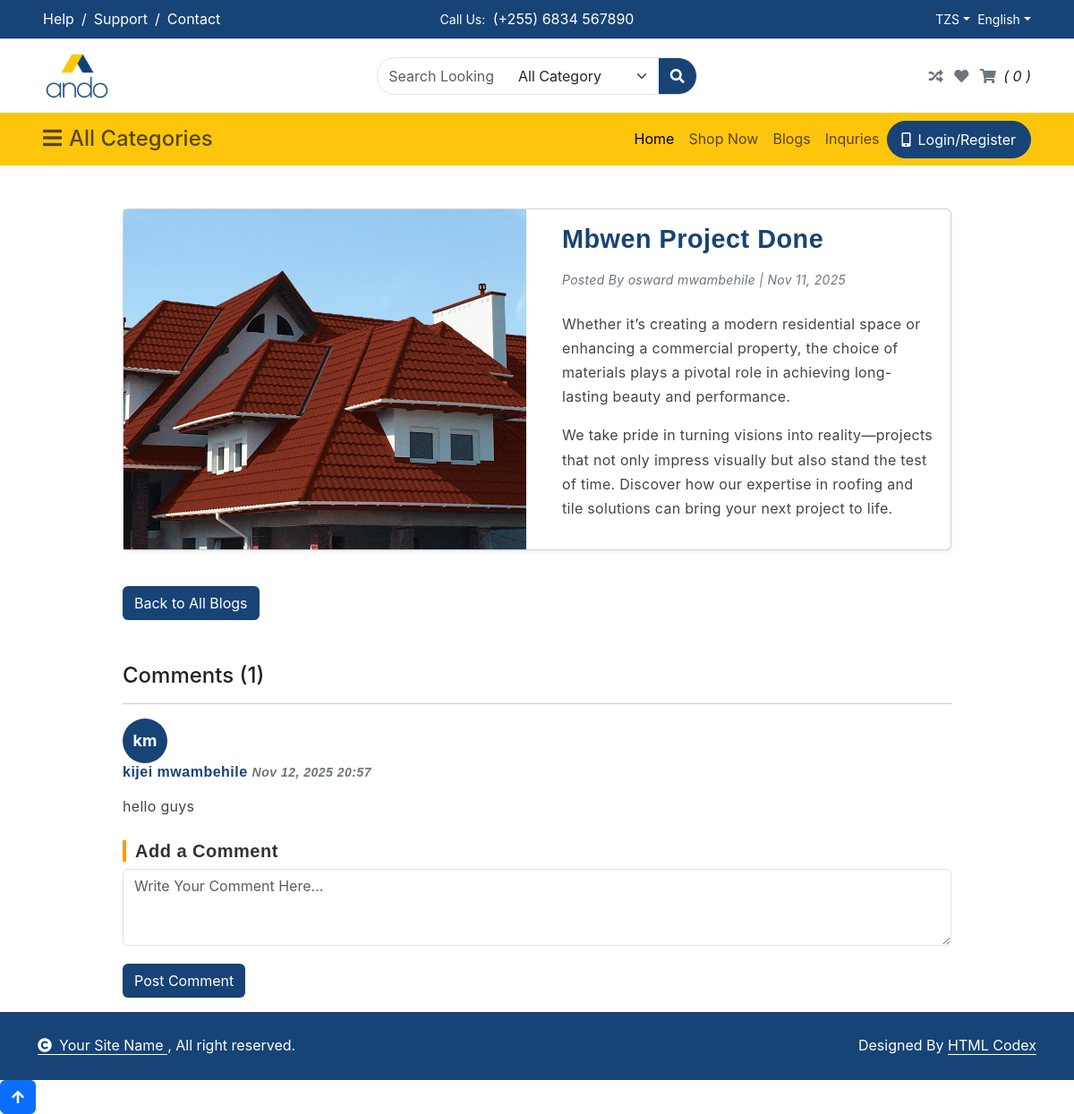
The app's page /blogs/mbwen-project-done/ with its own data.
### blog/models.py (models this page shows, shortened)
class Blog(models.Model):
    title = models.CharField(max_length=200)
    slug = models.SlugField(unique=True)
    author = models.ForeignKey(User, on_delete=models.CASCADE)  # new field
    blog_image = models.ImageField(upload_to='blog_images/')
    content = models.TextField()
    created_at = models.DateTimeField(auto_now_add=True)
    updated_at = models.DateTimeField(auto_now=True)
    class Meta:
        ordering = ['-created_at']

class Comment(models.Model):
    blog = models.ForeignKey(Blog, related_name='comments', on_delete=models.CASCADE)
    user = models.ForeignKey(User, on_delete=models.CASCADE)
    content = models.TextField()
    created_at = models.DateTimeField(auto_now_add=True)
    class Meta:
        ordering = ['created_at']

### account/models.py (models this page shows, shortened)
class User(AbstractBaseUser, PermissionsMixin):
    FUND_CHOICES = [
        ('Yes', 'Yes'),
        ('No', 'No'),
    ]
    REGION_CHOICES = [
        ('Arusha', 'Arusha'),
        ('Dar es Salaam', 'Dar es Salaam'),
        ('Dodoma', 'Dodoma'),
        ('Geita', 'Geita'),
        ('Iringa', 'Iringa'),
        ('Kagera', 'Kagera'),
        ('Katavi', 'Katavi'),
        ('Kigoma', 'Kigoma'),
        ('Kilimanjaro', 'Kilimanjaro'),
        ('Lindi', 'Lindi'),
        ('Manyara', 'Manyara'),
        ('Mara', 'Mara'),
        ('Mbeya', 'Mbeya'),
        ('Morogoro', 'Morogoro'),
        ('Mtwara', 'Mtwara'),
        ('Mwanza', 'Mwanza'),
        ('Njombe', 'Njombe'),
        ('Pwani', 'Pwani'),
        ('Rukwa', 'Rukwa'),
        ('Ruvuma', 'Ruvuma'),
        ('Shinyanga', 'Shinyanga'),
        ('Simiyu', 'Simiyu'),
        ('Singida', 'Singida'),
        ('Songwe', 'Songwe'),
        ('Tabora', 'Tabora'),
        ('Tanga', 'Tanga'),
        ('Zanzibar', 'Zanzibar'),
    ]
    USER_TYPE_CHOICES = [
        ('customer', 'Customer'),
        ('admin', 'Admin'),
    ]
    email = models.EmailField(unique=True)
    first_name = models.CharField(max_length=50, null=True, blank=True)
    last_name = models.CharField(max_length=50, null=True, blank=True)
    user_type = models.CharField(max_length=10, choices=USER_TYPE_CHOICES, default='customer')
    fund_available = models.CharField(max_length=3, choices=FUND_CHOICES, default='No')
    pickup_location = models.CharField(max_length=50, choices=REGION_CHOICES, null=True, blank=True)
    site_region = models.CharField(max_length=50, choices=REGION_CHOICES, null=True, blank=True)
    site_location = models.CharField(max_length=100, null=True, blank=True)
    contact = models.CharField(
        max_length=13,
        null=True,
        blank=True,
        validators=[
            RegexValidator(
                regex=r'^(?:\+255|0)[67][0-9]\d{7}$',
                message="Enter a valid Tanzanian phone number (e.g. +255712345678 or 0712345678)"
            )
        ]
    )
    is_active = models.BooleanField(default=True)
    is_staff = models.BooleanField(default=False)
    date_joined = models.DateTimeField(default=timezone.now)
    objects = CustomUserManager()
    USERNAME_FIELD = 'email'
    REQUIRED_FIELDS = []

### blog/views.py (the view)
# urls.py: path('blogs/<slug:slug>/', views.blog_detail, name='blog_detail'),
def blog_detail(request, slug):
    blog = get_object_or_404(Blog, slug=slug)
    comments_list = blog.comments.all().order_by('-created_at')
    paginator = Paginator(comments_list, 5)
    page_number = request.GET.get('page')
    comments = paginator.get_page(page_number)
    if request.method == 'POST':
        if request.user.is_authenticated:
            form = CommentForm(request.POST)
            if form.is_valid():
                comment = form.save(commit=False)
                comment.blog = blog
                comment.user = request.user
                comment.save()
                return redirect(f'{request.path}?page={paginator.num_pages}')
        else:
            messages.error(request,'Sory!. You must login to add comments to our blog')
            return redirect('login')
    else:
        form = CommentForm()
    context = {
        'blog': blog,
        'comments': comments,
        'form': form
    }
    return render(request, 'user/blog_detail.html', context)

### blog/forms.py
class CommentForm(forms.ModelForm):
    content = forms.CharField(
        widget=forms.Textarea(attrs={'rows': 3, 'placeholder': 'Write your comment here...', 'class': 'form-control'}),
        label=''
    )
    class Meta:
        model = Comment
        fields = ['content']

### cart/context_processors.py (called while the page is built)
def cart_quantity(request):
    if request.user.is_authenticated:
        cart_items = Cart.objects.filter(user=request.user)
        total_quantity = cart_items.aggregate(total_count=Sum('quantity'))['total_count'] or 0
        return {'total_quantity': total_quantity}
    return {'total_quantity': 0}

### templates/user/blog_detail.html (shortened to what this page needs)
{% extends "admin/base.html" %}
{% load static %}
{% load static %}
{% block content %}
        {% include 'admin/topnav.html' %}
        {% include 'admin/nav.html' %}
<div class="container mt-5">
    <div class="row justify-content-center">
        <div class="col-lg-10">
            <div class="card mb-4 shadow-sm">
                <div class="row no-gutters">
                    {% if blog.blog_image %}
                        <div class="col-md-6">
                            <img src="{{ blog.blog_image.url }}" class="img-fluid h-100" style="object-fit: cover;" alt="{{ blog.title }}" data-aos="fade-up" data-aos-duration="1500">
                        </div>
                    {% endif %}
                    <div class="col-md-6">
                        <div class="card-body">
                            <h2 class="card-title mb-3" data-aos="fade-up" data-aos-duration="1500">{{ blog.title }}</h2>
                            <p class="text-muted small mb-4" data-aos="fade-up" data-aos-duration="1500">
                                Posted By {{ blog.author.first_name }} {{ blog.author.last_name }} | {{ blog.created_at|date:"M d, Y" }}
                            </p>
                            <div class="card-text" data-aos="fade-right" data-aos-duration="1500">
                                {{ blog.content|linebreaks }}
                            </div>
                        </div>
                    </div>
                </div>
            </div>
            <a href="{% url 'blog_list' %}"
   class="btn  mt-3"
   style="background-color: #174376 !important; color: white;"
         >
    Back to All Blogs
</a>
            <div class="mt-5">
                <h4>Comments ({{ comments.paginator.count }})</h4>
                <hr>
                {% for comment in comments %}
                    <div class="media mb-3">
                        <div class="mr-3 rounded-circle text-white d-flex align-items-center justify-content-center"
                             style="background-color:  #174376; width:50px; height:50px; font-weight:bold; font-size:18px;">
                            {{ comment.user.first_name|slice:":1" }}{{ comment.user.last_name|slice:":1" }}
                        </div>
                        <div class="media-body">
                            <h6 class="mt-0">{{ comment.user.first_name }} {{ comment.user.last_name }}
                                <small class="text-muted">{{ comment.created_at|date:"M d, Y H:i" }}</small>
                            </h6>
                            <p>{{ comment.content|linebreaks }}</p>
                        </div>
                    </div>
                {% empty %}
                    <p>No comments yet. Be the first to comment!</p>
                {% endfor %}
                <h5 class="mt-4">Add a Comment</h5>
                <form method="post" class="mb-3">
                    {{ form.as_p }}
                    <button type="submit" class="btn " style="background-color: #174376; color: white;">Post Comment</button>
                </form>
            </div>
        </div>
    </div>
</div>
{% endblock %}

### static/css/style.css (style rules this page uses)
* { box-sizing: border-box; }
body { font-family: 'Montserrat', sans-serif; color: #0c0c0c; background-color: #ffffff; overflow-x: hidden; }
h1, h2 { font-family: 'Playfair Display', serif; }
a, a:hover, a:focus { text-decoration: none; }
.btn, .btn:focus { outline: none !important; -webkit-box-shadow: none; box-shadow: none; }
form textarea { background: #fff; border: solid #ccc 1px; padding: 15px 15px; width: 100%; min-height: 150px; font-size: 14px; margin-bottom: 20px; text-transform: capitalize; line-height: normal; }

### templates/user/blog_detail.html (style rules this page uses)
body { font-family: "Poppins", "Inter", "Roboto", sans-serif; color: #222; line-height: 1.7; }
h2, h5, h6 { font-family: "Poppins", sans-serif; font-weight: 600; color: #174376; letter-spacing: 0.5px; }
p, li, .list-group-item { font-size: 1rem; color: #444; letter-spacing: 0.3px; }
.text-muted { color: #6c757d !important; font-style: italic; }
.card-title { font-size: 1.8rem; font-weight: 700; color: #174376; text-transform: capitalize; }
h5.mt-4 { border-left: 4px solid #ff9900; padding-left: 10px; font-weight: 600; color: #333; }

### records on screen
Blog: blog_image (picture), title "Mbwen Project Done", author.first_name "osward", author.last_name "mwambehile", created_at "Nov 11, 2025", content "Whether it’s creating a modern residential space or enhancing a commercial property, the choice of materials plays a pivotal role in achieving long-lasting beauty and performance. We take pride in turning visions into reality—projects that not only impress visually but also stand the test of time. Discover how our expertise in roofing and tile solutions can bring your next project to life."
Comment: user.first_name "k", user.last_name "m", user.first_name "kijei", user.last_name "mwambehile", created_at "Nov 12, 2025 20:57", content "hello guys"

### other values on screen
{{ comments.paginator.count }} "1"
